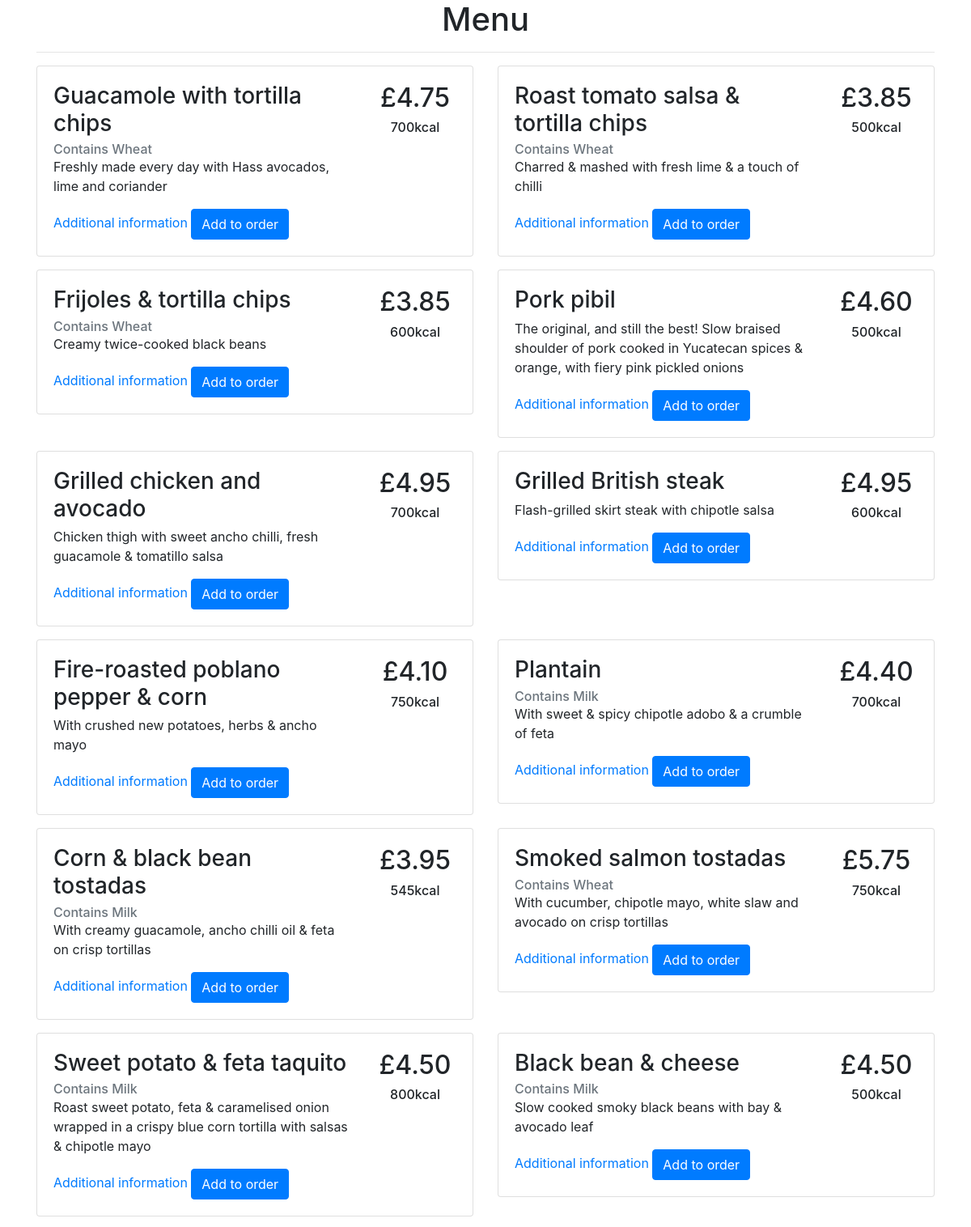
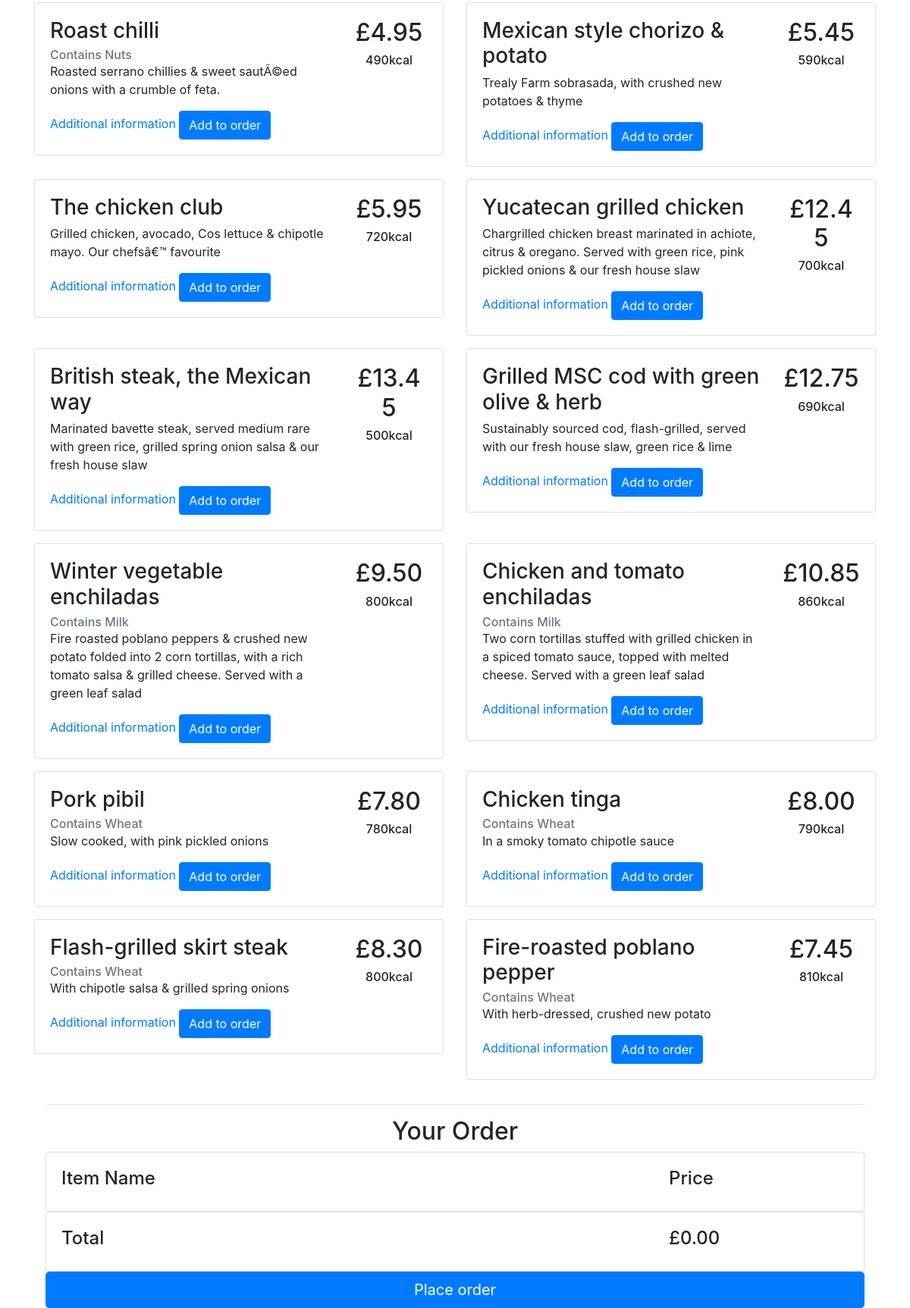
Screenshot of /customer/ with the database file from the repository (2 pictures, top to bottom).
### customer/models.py (models this page shows, shortened)
class Menu(models.Model):
    name = models.CharField(max_length=100)
    price = models.DecimalField(max_digits=10, decimal_places=2)
    description = models.CharField(max_length=1000)
    course = models.CharField(max_length=100)
    category = models.CharField(max_length=100)
    allergy = models.CharField(max_length=1000)
    calories = models.IntegerField()

### customer/views.py (the view)
# urls.py: path('', views.index, name='index'),
@ensure_csrf_cookie
def index(request):
    return render(request, 'customer/menu.html', {'all_menu': Menu.objects.all()})

### customer/templates/customer/menu.html (shortened to what this page needs)
{% extends "customer/base.html" %}
{% load static %}
{% block content %}
  <h1 class="text-center">Menu</h1>
  <hr />
  {% if all_menu %}
    <div class="row">
      {% for menu_item in all_menu %}
        <div class="col-md-6 mb-md-3">
          <div class="card">
            <div class="card-body">
              <div class="row">
                <div class="col-md-9">
                  <h3 class="card-title">{{ menu_item.name }} </h3>
                  <h6 class="card-subtitle text-muted">{% if menu_item.allergy != "" %}
                    Contains {{ menu_item.allergy }}
                  {% endif %}</h6>
                  <p class="card-text">
                    {{ menu_item.description }}
                  </p>
                  <a href="/customer/{{ menu_item.id }}/">Additional information</a>
                  <button type="button" class="btn btn-primary" onclick="addToOrder({{ menu_item.id }}, '{{ menu_item.name }}', {{ menu_item.price }})">Add to order</button>
                </div>
                <div class="col-md-3">
                  <h2 class="text-center">£{{ menu_item.price }}</h2>
                  <h6 class="text-center">{{ menu_item.calories }}kcal</h6>
                </div>
              </div>
            </div>
          </div>
        </div>
      {% endfor %}
    </div>
    <div class="col-md-12">
      <hr />
      <h2 class="text-center">Your Order</h2>
      <div id="order-container">
        <div class="card">
          <div class="card-body">
            <div class="row">
              <div class="col-md-9">
                <h4>Item Name</h4>
              </div>
              <div class="col-md-3">
                <h4>Price</h4>
              </div>
            </div>
          </div>
        </div>
      </div>
      <div class="card">
        <div class="card-body">
          <div class="row">
            <div class="col-md-9">
              <h4>Total</h4>
            </div>
            <div class="col-md-3">
              <h4 id="total-price">Total</h4>
            </div>
          </div>
        </div>
      </div>
      <button type="button" class="btn btn-primary btn-lg btn-block" onclick="placeOrder()">Place order</button>
    </div>
  {% else %}
    <div class="alert alert-warning">
      No menu data recieved
    </div>
  {% endif %}
{% endblock %}

### customer/templates/customer/base.html (shortened to what this page needs)
<!DOCTYPE html>
<html>
  <head>
    <link rel="stylesheet" href="https://maxcdn.bootstrapcdn.com/bootstrap/4.0.0/css/bootstrap.min.css">
  </head>
  <body>
    <div class="container">
      {% block content %}{% endblock %}
    </div>
  </body>
</html>

### rows the page displays
Menu: name "Guacamole with tortilla chips", allergy "Wheat", description "Freshly made every day with Hass avocados, lime and coriander", price "4.75", calories "700"
Menu: name "Roast tomato salsa & tortilla chips", allergy "Wheat", description "Charred & mashed with fresh lime & a touch of chilli", price "3.85", calories "500"
Menu: name "Frijoles & tortilla chips", allergy "Wheat", description "Creamy twice-cooked black beans", price "3.85", calories "600"
Menu: name "Pork pibil", description "The original, and still the best! Slow braised shoulder of pork cooked in Yucatecan spices & orange, with fiery pink pickled onions", price "4.60", calories "500"
Menu: name "Grilled chicken and avocado", description "Chicken thigh with sweet ancho chilli, fresh guacamole & tomatillo salsa", price "4.95", calories "700"
Menu: name "Grilled British steak", description "Flash-grilled skirt steak with chipotle salsa", price "4.95", calories "600"
Menu: name "Fire-roasted poblano pepper & corn", description "With crushed new potatoes, herbs & ancho mayo", price "4.10", calories "750"
Menu: name "Plantain", allergy "Milk", description "With sweet & spicy chipotle adobo & a crumble of feta", price "4.40", calories "700"
Menu: name "Corn & black bean tostadas", allergy "Milk", description "With creamy guacamole, ancho chilli oil & feta on crisp tortillas", price "3.95", calories "545"
Menu: name "Smoked salmon tostadas", allergy "Wheat", description "With cucumber, chipotle mayo, white slaw and avocado on crisp tortillas", price "5.75", calories "750"
Menu: name "Sweet potato & feta taquito", allergy "Milk", description "Roast sweet potato, feta & caramelised onion wrapped in a crispy blue corn tortilla with salsas & chipotle mayo", price "4.50", calories "800"
Menu: name "Black bean & cheese", allergy "Milk", description "Slow cooked smoky black beans with bay & avocado leaf", price "4.50", calories "500"
Menu: name "Roast chilli", allergy "Nuts", description "Roasted serrano chillies & sweet sautÃ©ed onions with a crumble of feta.", price "4.95", calories "490"
Menu: name "Mexican style chorizo & potato", description "Trealy Farm sobrasada, with crushed new potatoes & thyme", price "5.45", calories "590"
Menu: name "The chicken club", description "Grilled chicken, avocado, Cos lettuce & chipotle mayo. Our chefsâ€™ favourite", price "5.95", calories "720"
Menu: name "Yucatecan grilled chicken", description "Chargrilled chicken breast marinated in achiote, citrus & oregano. Served with green rice, pink pickled onions & our fresh house slaw", price "12.45", calories "700"
Menu: name "British steak, the Mexican way", description "Marinated bavette steak, served medium rare with green rice, grilled spring onion salsa & our fresh house slaw", price "13.45", calories "500"
Menu: name "Grilled MSC cod with green olive & herb", description "Sustainably sourced cod, flash-grilled, served with our fresh house slaw, green rice & lime", price "12.75", calories "690"
Menu: name "Winter vegetable enchiladas", allergy "Milk", description "Fire roasted poblano peppers & crushed new potato folded into 2 corn tortillas, with a rich tomato salsa & grilled cheese. Served with a green leaf salad", price "9.50", calories "800"
Menu: name "Chicken and tomato enchiladas", allergy "Milk", description "Two corn tortillas stuffed with grilled chicken in a spiced tomato sauce, topped with melted cheese. Served with a green leaf salad", price "10.85", calories "860"
Menu: name "Pork pibil", allergy "Wheat", description "Slow cooked, with pink pickled onions", price "7.80", calories "780"
Menu: name "Chicken tinga", allergy "Wheat", description "In a smoky tomato chipotle sauce", price "8.00", calories "790"
Menu: name "Flash-grilled skirt steak", allergy "Wheat", description "With chipotle salsa & grilled spring onions", price "8.30", calories "800"
Menu: name "Fire-roasted poblano pepper", allergy "Wheat", description "With herb-dressed, crushed new potato", price "7.45", calories "810"
